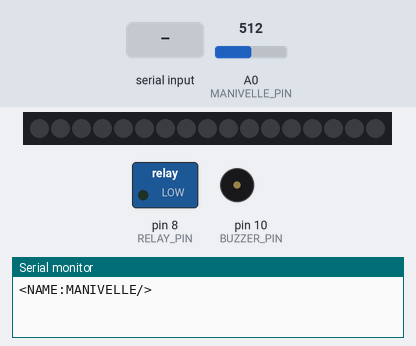
The sketch below on a simulated Arduino Uno, built with avr-gcc and run on an emulated ATmega328P. Shown: 17 RGB LEDs in strip order, left to right, switched loads named in the sketch (green lamp = pin HIGH), buzzer (waves = sounding, pin HIGH), the last lines printed to the serial monitor. The test bench sets the inputs (shaded band); at power-on: A0 (MANIVELLE_PIN) = 512.

Above: at 0.1 s.
At 6.2 s:
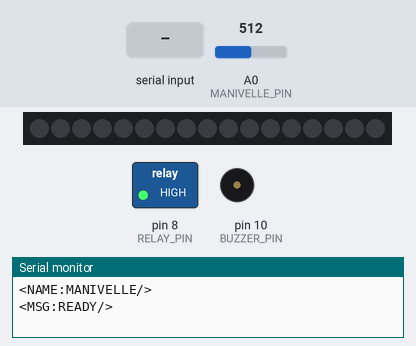
6.3 s: "START\n" received over Serial
Timing chart, 0 to 9.3 s (numbered marks = the images above; inputs shaded):
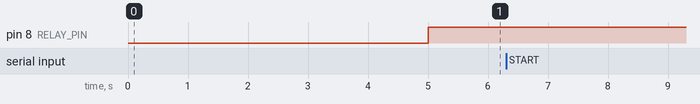

The sketch:

module_manivelle.ino
```cpp
#include "FastLED.h"
#include "protocole_parallaxe2050.h"

#define NUM_LEDS 17
#define DATA_PIN 4
#define LED_TYPE WS2811
#define COLOR_ORDER GRB
#define MAX_RGB_VALUE 255

#define MANIVELLE_PIN A0
#define TIME_BETWEEN_EACH_INCREMENTATION 1000
#define TIME_BETWEEN_EACH_DECREMENTATION 250
#define RELAY_PIN 8
#define BUZZER_PIN 10

CRGB leds[NUM_LEDS];

ParallaxeCom message;

int counter;
bool activity;
bool buzz;
int rgb_value_between_each_led;
unsigned long currentMillis;
unsigned long lastMillis1;
unsigned long lastMillis2;


void refresh(int nb_led_max) {
  for (int r = MAX_RGB_VALUE, g = 0, nb_led = 0; nb_led < nb_led_max; nb_led++, r -= rgb_value_between_each_led, g += rgb_value_between_each_led)
    leds[nb_led] = CRGB(r, g, 0);
  for (int nb_led = nb_led_max; nb_led < NUM_LEDS; nb_led++)
    leds[nb_led] = CRGB(0, 0, 0);
  FastLED.show();
}

void turn_off() {
  for (int nb_led = 0; nb_led < NUM_LEDS; nb_led++)
    leds[nb_led] = CRGB(0, 0, 0);
  FastLED.show();
}

void setup() {
  // Init buzzer, relay and manivelle pins
  pinMode (RELAY_PIN, OUTPUT);
  pinMode (BUZZER_PIN, OUTPUT);
  pinMode (MANIVELLE_PIN, INPUT);

  // contrôle
  buzz = false;
  activity = false;
  currentMillis = 0;
  lastMillis1 = 0;
  lastMillis2 = 0;
  rgb_value_between_each_led = ceil(MAX_RGB_VALUE/NUM_LEDS);
  if (rgb_value_between_each_led == 0)
    rgb_value_between_each_led = 1;

  // Init led gestion
  FastLED.addLeds<LED_TYPE, DATA_PIN, COLOR_ORDER>(leds, NUM_LEDS);
  turn_off();
  counter = 0;

  // Init Serial
  Serial.begin(9600);

  // Init messaging
  while(!Serial);
  message.send("NAME", "MANIVELLE");
  delay(5000);
  message.send("MSG", "READY");
}

void loop() {
  currentMillis = millis();

  if (message.isKey("CMD")) {
    if (message.val() == "START" || message.val() == "MANIVELLE_ON") {
      buzz = true;
      activity = true;
      message.ack_ok();
    }
    if (message.val() == "STOP" || message.val() == "MANIVELLE_OFF") {
      buzz = false;
      activity = false;
      message.ack_ok();
    }
  }

  if ((currentMillis - lastMillis1) >= TIME_BETWEEN_EACH_INCREMENTATION) {
    if ((analogRead(MANIVELLE_PIN) >= 1000) && (counter < NUM_LEDS)) {
      counter++;
    }
    lastMillis1 = currentMillis;
  }
  if ((currentMillis - lastMillis2) >= TIME_BETWEEN_EACH_DECREMENTATION) {
    if ((analogRead(MANIVELLE_PIN) <= 1000) && (counter > 0)) {
      counter--;
    }
    lastMillis2 = currentMillis;
  }

  if (buzz && activity) {
    if (counter == 0) {
      analogWrite(BUZZER_PIN, 600);
      digitalWrite(RELAY_PIN, LOW);
    } else {
      analogWrite(BUZZER_PIN, 0);
      digitalWrite(RELAY_PIN, HIGH);
    }
  } else {
    analogWrite(BUZZER_PIN, 0);
    digitalWrite(RELAY_PIN, HIGH);
  }

  if (activity)
    refresh(counter);
}


void serialEvent() {
  message.receive();
}
```

protocole_parallaxe2050.h
```cpp
/*
 *
 * Protocole de Communication entre micro-controlleurs et serveurs
 * Projet : Parallaxe2050
 * Auteur : Pierre-Gilles Levallois - PGL CODING & MAKING - 2020
 *
 * Définition du protocole dans
 * parallaxe2050/doc/technique/Protocole-de-Serialmunication-arduino.md
 *
 */

#include <Arduino.h>

#ifndef protocole_parallaxe2050_h
#define protocole_parallaxe2050_h

#define BEGIN_ENCAPS_MSG '<'
#define KEYWORD_DATA_SEPARATOR ':'
#define TRANSMISSION_TIMEOUT 50 // ms
#define END_TRANSMISSION_CHAR '\n'
#define TRANSMISSION_SPEED 9600
String END_ENCAPS_MSG="/>";

//--------------------------------------------------------------------------------
// Message structure
//--------------------------------------------------------------------------------
struct ParallaxeMsg
{
    String keyword;
    String value;
    boolean processed;
};

//--------------------------------------------------------------------------------
// Class ParallaxeCom
//--------------------------------------------------------------------------------
class ParallaxeCom{
public:
    String serializedMessage = ""; // the list of received messages on Serial
    ParallaxeMsg received_msg;
    // Counter for received and sent messaages
    int countRecieved;
    int countSent;

    ParallaxeCom();
    void send(String keyword, String value);
    boolean isKey(String keyword);
    String key();
    String val();
    boolean isProcessed();
    ParallaxeMsg receive();
    void ack_ok();
    void ack_ko(String reason);

private:
    boolean parseMessage();
};

//--------------------------------------------------------------------------------
// ParallaxeCom Constructor
//--------------------------------------------------------------------------------
ParallaxeCom::ParallaxeCom() {
    // Init counter of total messages sent
    this->countSent = 0;
    this->countRecieved = 0;
    // Init message structure
    this->received_msg.keyword = "";
    this->received_msg.value = "";
    this->received_msg.processed = true;
}

//--------------------------------------------------------------------------------
// Getter for the value of the message
//--------------------------------------------------------------------------------
String ParallaxeCom::val() {
    return this->received_msg.value;
}

//--------------------------------------------------------------------------------
// Getter for the keyword of the message
//--------------------------------------------------------------------------------
String ParallaxeCom::key() {
    return this->received_msg.keyword;
}

//--------------------------------------------------------------------------------
// Getter for the processed attribut of the message
//--------------------------------------------------------------------------------
boolean ParallaxeCom::isProcessed() {
    return this->received_msg.processed;
}

//--------------------------------------------------------------------------------
// return true if the message keyword is identical to the parameter
// The message must be unprocessed yet.
//--------------------------------------------------------------------------------
boolean ParallaxeCom::isKey(String keyword) {
    if (!this->received_msg.processed) return (this->received_msg.keyword == keyword);
    return false;
}

//--------------------------------------------------------------------------------
// Receive and parse serialiezd messages from Serial.
// This function reads all the Serial data until a newline.
// It is possible that many messages are incomming, the parsing function treats
// them one by one.
//--------------------------------------------------------------------------------
ParallaxeMsg ParallaxeCom::receive() {
    if (Serial.available()) {
        this->serializedMessage += Serial.readStringUntil(END_TRANSMISSION_CHAR);
    }
    if (this->parseMessage()) {
        return this->received_msg;
    }
    return {"", ""};
}

//--------------------------------------------------------------------------------
// Parsing function
// This function deserializes the String which arrives on serial
// and parse the first message
//--------------------------------------------------------------------------------
boolean ParallaxeCom::parseMessage() {
    String k, v;
    int debIdx = this->serializedMessage.indexOf(BEGIN_ENCAPS_MSG);
    int sepIdx = this->serializedMessage.indexOf(KEYWORD_DATA_SEPARATOR);
    int endIdx = this->serializedMessage.indexOf(END_ENCAPS_MSG);

    // Syntax checking
    if ( debIdx > -1 &&  sepIdx > debIdx && endIdx > sepIdx ) {
        k = this->serializedMessage.substring(debIdx + 1, sepIdx);
        v = this->serializedMessage.substring(sepIdx + 1, endIdx);
        this->serializedMessage = this->serializedMessage.substring(endIdx + END_ENCAPS_MSG.length());
        // Error detections
        if (k == "") {
            this->send("ACK", "KO");
            this->send("MSG", "Keyword of message is null.");
            return false;
        } else {
            this->received_msg.keyword = k;
            this->received_msg.value = v;
            this->received_msg.processed = false;
            this->countRecieved++;
            return true;
        }
    } else {
            this->send("ACK", "KO");
            this->send("MSG", "Unrecognized message format.");
            return false;
    }
}

//--------------------------------------------------------------------------------
// Sends a message on Serial
//--------------------------------------------------------------------------------
void ParallaxeCom::send(String keyword, String value) {
        // current_time = millis();
        // if (current_time - previous_time > TRANSMISSION_TIMEOUT) {
        //     Serial.print(END_TRANSMISSION_CHAR);
        //     previous_time = current_time;
        // }
        String message = BEGIN_ENCAPS_MSG + keyword + KEYWORD_DATA_SEPARATOR + value + END_ENCAPS_MSG;
        Serial.flush();
        Serial.print(message);
        Serial.print(END_TRANSMISSION_CHAR);
        this->countSent++;
}

//--------------------------------------------------------------------------------
// Send an 'OK' Acknoledgment message
// This allows to read the next message in the incoming string
//--------------------------------------------------------------------------------
void ParallaxeCom::ack_ok() {
    this->received_msg.processed = true;
    this->send("ACK", "OK");
    // If the line had many messages, try to parse next
    if (this->serializedMessage.length() > 0) this->parseMessage();
}

//--------------------------------------------------------------------------------
// Send a 'KO' Acknoledgment message with a reason (dealing with errors)
// This allows to read the next message in the incoming string
//--------------------------------------------------------------------------------
void ParallaxeCom::ack_ko(String reason) {
    this->received_msg.processed = true;
    this->send("ACK", "KO");
    this->send("MSG", reason);
    // If the line had many messages, try to parse next
    if (this->serializedMessage.length() > 0) this->parseMessage();
}

#endif
```
